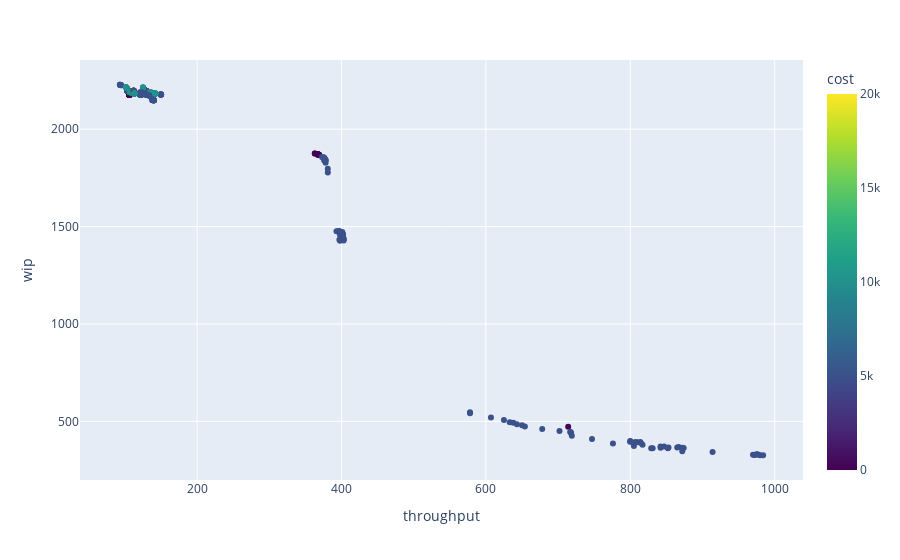

The notebook cell this image was saved under:
### Code cell
import plotly.express as px

fig = px.scatter(df, x='throughput', y='wip', hover_data=['cost', 'Generation', 'population_number', 'agg_fitness'],
              color=df['cost'], color_continuous_scale=px.colors.sequential.Viridis)
fig.show()

### Figure 1 — Plotly figure (JSON) as saved in the notebook; plotly's stock layout.template omitted (floating-point values rounded to 4 significant figures; data arrays with more than 128 entries replaced by an {"elided": "..."} marker saying what was removed)
{"data": [{"customdata": {"elided": "403x4 float values"}, "hovertemplate": "throughput=%{x}<br>wip=%{y}<br>cost=%{marker.color}<br>Generation=%{customdata[1]}<br>population_number=%{customdata[2]}<br>agg_fitness=%{customdata[3]}<extra></extra>", "legendgroup": "", "marker": {"color": {"elided": "403 int values"}, "coloraxis": "coloraxis", "symbol": "circle"}, "mode": "markers", "name": "", "orientation": "v", "showlegend": false, "type": "scatter", "x": {"elided": "403 int values"}, "xaxis": "x", "y": {"elided": "403 float values"}, "yaxis": "y"}], "layout": {"autosize": true, "coloraxis": {"colorbar": {"title": {"text": "cost"}}, "colorscale": [[0, "#440154"], [0.1111, "#482878"], [0.2222, "#3e4989"], [0.3333, "#31688e"], [0.4444, "#26828e"], [0.5556, "#1f9e89"], [0.6667, "#35b779"], [0.7778, "#6ece58"], [0.8889, "#b5de2b"], [1, "#fde725"]]}, "legend": {"tracegroupgap": 0}, "margin": {"t": 60}, "xaxis": {"anchor": "y", "autorange": true, "domain": [0, 1], "range": [40.26, 1037.0], "title": {"text": "throughput"}, "type": "linear"}, "yaxis": {"anchor": "x", "autorange": true, "domain": [0, 1], "range": [178.9, 2375.0], "title": {"text": "wip"}, "type": "linear"}}}
